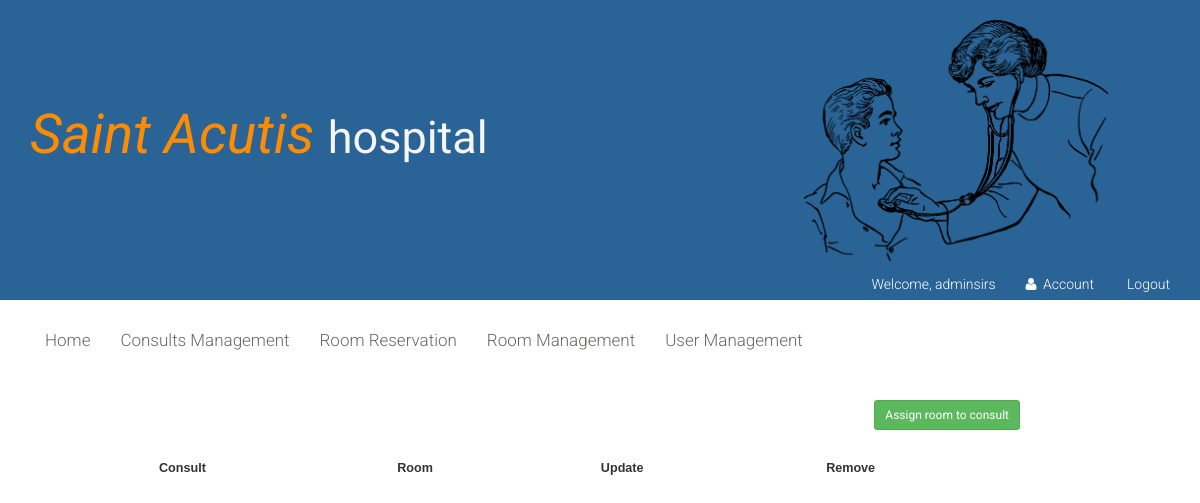
The app's page /room-consult-management/ (signed in), older data.
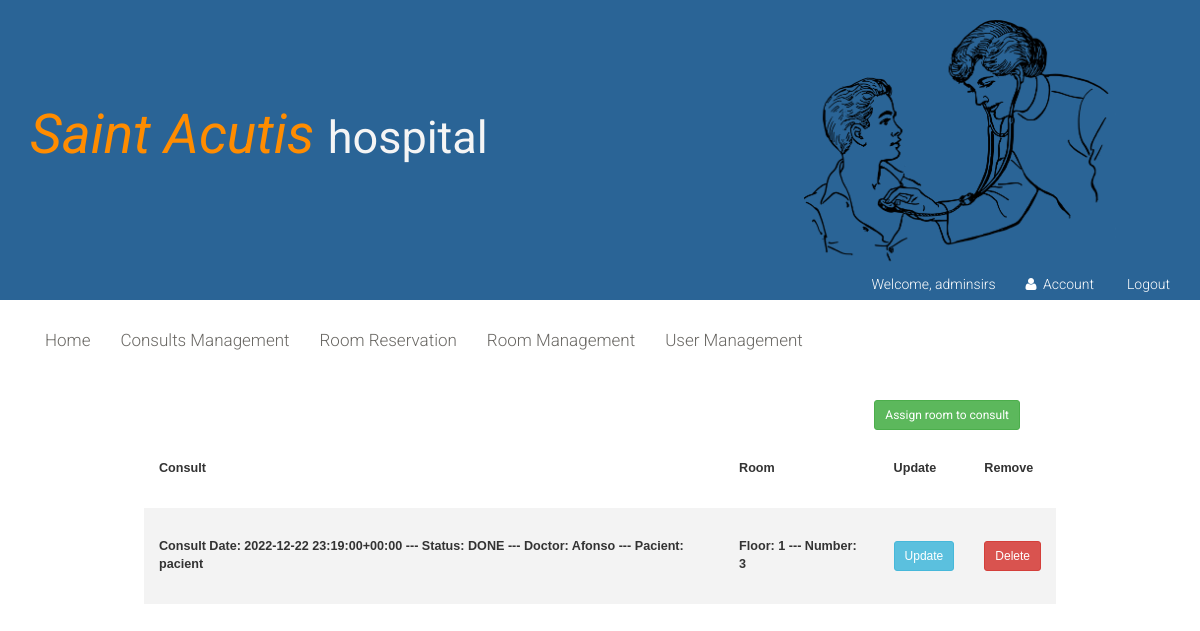
The same page, newer data.
### SAH/models.py (models this page shows, shortened)
class ConsultRoomReservation(models.Model):
    room = models.ForeignKey(Room, on_delete=models.CASCADE)
    consult = models.ForeignKey(Consult, on_delete=models.CASCADE)

class Consult(models.Model):
    scheduled_date = models.DateTimeField(default=datetime.now, null=True)
    consult_date = models.DateTimeField( blank=True, null=True)
    pacient = models.ForeignKey(Pacient, on_delete=models.CASCADE)
    doctor = models.ForeignKey(Doctor, on_delete=models.CASCADE)
    status = models.CharField(choices=(('WAITING','WAITING'),('ACCEPT','ACCEPT'), ('DONE','DONE')), max_length=200)
    description = models.CharField(max_length=150)
    def __str__(self):
        return "Consult Date: " + str(self.consult_date) +  " --- Status: " + str(self.status) + " --- Doctor:    " + self.doctor.name + " --- Pacient: " + self.pacient.name

class Doctor(models.Model):
    user = models.OneToOneField(User, on_delete=models.CASCADE)
    specialization = models.ForeignKey(Specialization, on_delete=models.CASCADE)
    gender = models.CharField(max_length=150, choices=(('Female','Female'), ('Male','Male'),('Other','Other')))
    name = models.CharField(max_length=200)
    address = models.CharField(max_length=400)
    phone_number = models.IntegerField( blank=True, null=True)
    birth_date = models.DateField( blank=True, null=True)
    id_card = models.IntegerField( blank=True, null=True)

class Pacient(models.Model):
    user = models.OneToOneField(User, on_delete=models.CASCADE)
    name = models.CharField(max_length=200)
    gender = models.CharField(max_length=150, choices=(('Female','Female'), ('Male','Male'),('Other','Other')))
    address = models.CharField(max_length=400)
    phone_number = models.IntegerField( blank=True, null=True)
    birth_date = models.DateField( blank=True, null=True)
    id_card = models.IntegerField( blank=True, null=True)

class Room(models.Model):
    number = models.IntegerField( blank=True, null=True)
    floor = models.IntegerField( blank=True, null=True)
    def __str__(self):
        return "Floor: " + str(self.floor) + " --- Number: " + str(self.number)

### SAH/views.py (the view)
# urls.py: path('room-consult-management/', views.room_consult_management, name='room-consult-management'),
def room_consult_management(request):
    if request.user.is_authenticated and request.user.is_superuser:
        return render(request, 'room-consult-management.html', {'consultRoomReservations': ConsultRoomReservation.objects.all()})
    return redirect('login')

### SAH/templates/room-consult-management.html (shortened to what this page needs)
{% extends "layout.html" %}
{% block content %}
	<section style="width: 100%; height:auto">
        <p>
            <a class="btn btn-sm btn-success" style="
             float:right;margin-right:180px"  href="{% url 'create-room-consult' %}" > Assign room to consult </a>
         </p>
        <div   >
                <div   >
                <table class="styled-table">
                <tr>
                    <th>Consult</th>
                    <th>Room </th>
                    <th>Update</th>
                    <th>Remove</th>
                </tr>
                {% for consultReservation in consultRoomReservations %}
                    <tr>
                        <th>{{ consultReservation.consult }}</th>
                        <th>{{ consultReservation.room }}</th>
                        <th><a class="btn btn-sm btn-info" href="{% url 'update-room-consult' consultReservation.id %}">Update</a></th>
                        <th><a class="btn btn-sm btn-danger" href="{% url 'deleteRoomConsult' consultReservation.id %}">Delete</a></th>
                    </tr>
                {%  endfor %}
                </table>
        </div>
    </div>
	</section>
{% endblock %}

Row changes from the older to the newer data that the page shows:
added ConsultRoomReservation: consult "Consult Date: 2022-12-22 23:19:00+00:00 --- Status: DONE --- Doctor: Afonso --- Pacient: pacient", room "Floor: 1 --- Number: 3"
